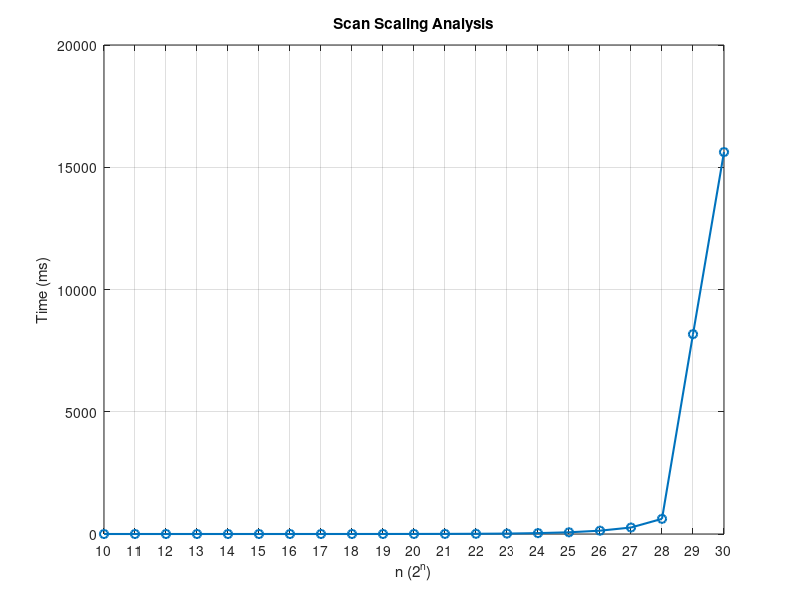

MATLAB code for this plot:
function task1()
    % task1.m
    %
    % Reads "timing_data.txt" (with a header) and plots time (ms)
    % vs. log2(n). The x-axis will be the exponent of 2 (10..30),
    % and the y-axis will be the measured time in milliseconds.

    % (1) Read the data, skipping the header row.
    M = dlmread('timing_data.txt', '', 1, 0);
    % Columns: [n, time_ms, first_val, last_val]
    n       = M(:,1);
    time_ms = M(:,2);

    % (2) Convert n to log2(n)
    x = log2(n);   % e.g., if n=1024, x=10

    % (3) Plot in a new figure: x vs. time_ms (linear scales)
    figure;
    plot(x, time_ms, 'o-','LineWidth',1.5);
    grid on;

    % (4) Set integer tick marks from 10..30 along the x-axis.
    %     Adjust this if your data extends beyond that range.
    xticks(10:1:30);

    % Label the axes
    xlabel('n (2^n)');  % or just "x = log2(n)"
    ylabel('Time (ms)');
    title('Scan Scaling Analysis');

    % (5) Save the figure as PDF
    print('-dpdf','task1.pdf');
    disp('Created task1.pdf');
end
